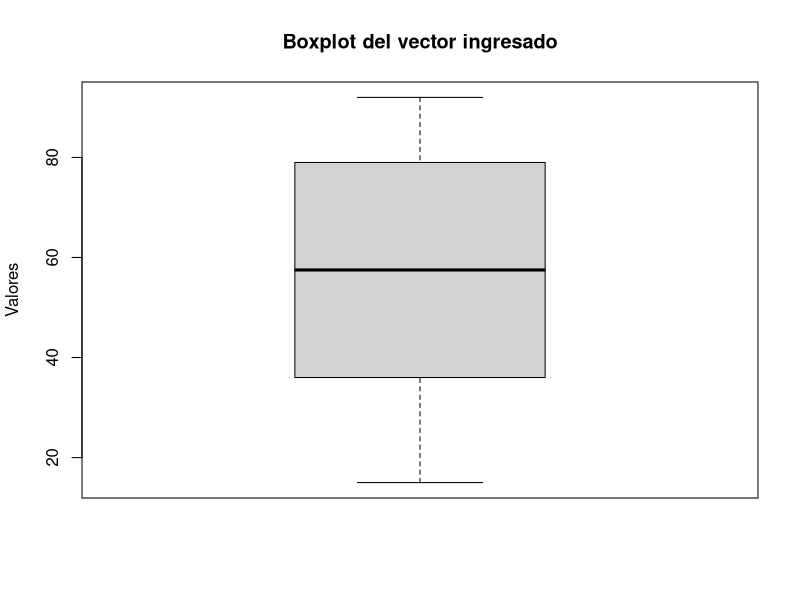

The R source for this figure:
# prog_principal_miguel_angel_macias_narvaez.R
#
# Soluciones para las tareas de estadística descriptiva y muestreo.
# No se requieren paquetes adicionales; se utilizan funciones base de R.

# ---------------------------------------------------------------
# Tarea 1: Análisis estadístico de un vector
# ---------------------------------------------------------------

#' Analiza un vector numérico y devuelve estadísticas básicas.
#' 
#' @param input_vector Vector entero a analizar.
#' @return Una lista que contiene media, mediana, moda, varianza y desviación estándar muestral.
#' @examples
#' analyze_vector(c(1, 2, 2, 3))
analyze_vector <- function(input_vector) {
  # Media
  mean_val <- mean(input_vector)
  # Mediana
  median_val <- median(input_vector)
  # Moda (valor con la frecuencia más alta)
  freq_table <- table(input_vector)
  mode_val <- as.numeric(names(freq_table)[which.max(freq_table)])
  # Varianza muestral
  variance_val <- var(input_vector)
  # Desviación estándar muestral
  sd_val <- sd(input_vector)
  # Devolver resultados en una lista
  return(list(
    mean = mean_val,
    median = median_val,
    mode = mode_val,
    variance = variance_val,
    sd = sd_val
  ))
}

# Generar un vector aleatorio de tamaño 10
my_vector <- sample(1:100, 10, replace = TRUE)

# Analizar el vector e imprimir resultados
analysis_results <- analyze_vector(my_vector)
print(analysis_results)

# Generar un diagrama de caja del vector
boxplot(my_vector, main = "Boxplot del vector ingresado", ylab = "Valores")

# ---------------------------------------------------------------
# Tarea 2: Cálculo del tamaño de la muestra
# ---------------------------------------------------------------

#' Calcula el tamaño de muestra usando la fórmula para poblaciones finitas.
#' 
#' @param Z Puntaje Z correspondiente al nivel de confianza deseado.
#' @param p Proporción de la población con el atributo.
#' @param q Proporción de la población sin el atributo (1 - p).
#' @param N Tamaño de la población.
#' @param e Error máximo de estimación permitido.
#' @return Tamaño de muestra requerido n.
calculate_sample_size <- function(Z, p, q, N, e) {
  numerator <- Z^2 * N * p * q
  denominator <- e^2 * (N - 1) + Z^2 * p * q
  n <- numerator / denominator
  return(n)
}

# Calcular el tamaño de la muestra con los parámetros proporcionados
n_result <- calculate_sample_size(Z = 1.96, p = 0.95, q = 0.05, N = 1068, e = 0.10)
print(paste("Tamaño de muestra n:", n_result))

# ---------------------------------------------------------------
# Tarea 3: Cálculo de probabilidades
# ---------------------------------------------------------------

# Dado que P(A ∩ B) = 0.18 y P(A ∩ B^c) = 0.22, encontrar P(A).
# La probabilidad total del evento A se obtiene como:
# P(A) = P(A ∩ B) + P(A ∩ B^c)
# Por lo tanto, P(A) = 0.18 + 0.22 = 0.40
# Calcular y mostrar P(A) usando R
prob_A_B <- 0.18
prob_A_notB <- 0.22
prob_A <- prob_A_B + prob_A_notB
print(paste("P(A) =", prob_A))
